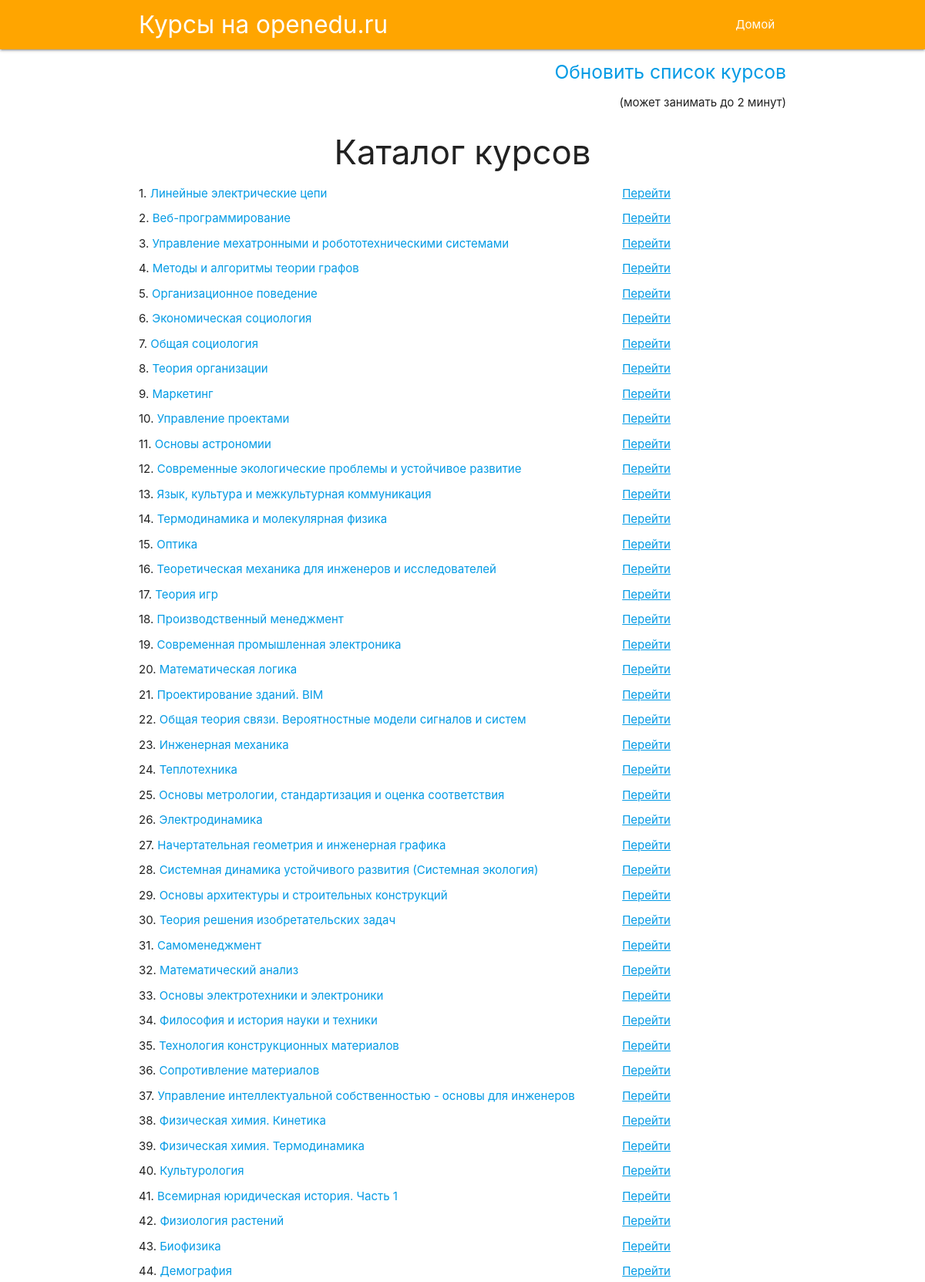
The app's page /all_courses/ (upper part) with its own data.
### courses/models.py (models this page shows)
class Course(models.Model):
    id = models.IntegerField(primary_key=True)
    name = models.CharField(max_length=220)
    url = models.CharField(max_length=220)
    directions = models.ManyToManyField('Direction')

### courses/views.py (the view)
# urls.py: path('all_courses/', views.all_courses, name='all_courses'),
def all_courses(request):
    courses = {
        'courses': Course.objects.all()
    }
    return render(request, 'all_courses.html', courses)

### courses/templates/all_courses.html (shortened to what this page needs)
{% extends 'base.html' %}
{% block content %}
<h5 style="text-align: right">
        <a href="{% url 'update_courses' %}" >Обновить список курсов</a>
    </h5>
<p style="text-align: right">(может занимать до 2 минут)</p>
<h3 style="text-align: center">Каталог курсов</h3>
    {% for course in courses %}
        <div style="margin-top: 10px;">
            {{forloop.counter}}.
            <a href="{% url 'course_description' course.id %}" >
                {{course.name}}
            </a>
            <a href="https://openedu.ru/{{course.url}}" class="right" style="margin-right: 150px;"><u>Перейти</u></a>
        </div>
    {% endfor %}
{% endblock content %}

### records on screen
Course: name "Линейные электрические цепи"
Course: name "Веб-программирование"
Course: name "Управление мехатронными и робототехническими системами"
Course: name "Методы и алгоритмы теории графов"
Course: name "Организационное поведение"
Course: name "Экономическая социология"
Course: name "Общая социология"
Course: name "Теория организации"
Course: name "Маркетинг"
Course: name "Управление проектами"
Course: name "Основы астрономии"
Course: name "Современные экологические проблемы и устойчивое развитие"
Course: name "Язык, культура и межкультурная коммуникация"
Course: name "Термодинамика и молекулярная физика"
Course: name "Оптика"
Course: name "Теоретическая механика для инженеров и исследователей"
Course: name "Теория игр"
Course: name "Производственный менеджмент"
Course: name "Современная промышленная электроника"
Course: name "Математическая логика"
Course: name "Проектирование зданий. BIM"
Course: name "Общая теория связи. Вероятностные модели сигналов и систем"
Course: name "Инженерная механика"
Course: name "Теплотехника"
Course: name "Основы метрологии, стандартизация и оценка соответствия"
Course: name "Электродинамика"
Course: name "Начертательная геометрия и инженерная графика"
Course: name "Системная динамика устойчивого развития (Системная экология)"
Course: name "Основы архитектуры и строительных конструкций"
Course: name "Теория решения изобретательских задач"
Course: name "Самоменеджмент"
Course: name "Математический анализ"
Course: name "Основы электротехники и электроники"
Course: name "Философия и история науки и техники"
Course: name "Технология конструкционных материалов"
Course: name "Сопротивление материалов"
Course: name "Управление интеллектуальной собственностью - основы для инженеров"
Course: name "Физическая химия. Кинетика"
Course: name "Физическая химия. Термодинамика"
Course: name "Культурология"
Course: name "Всемирная юридическая история. Часть 1"
Course: name "Физиология растений"
Course: name "Биофизика"
Course: name "Демография"
